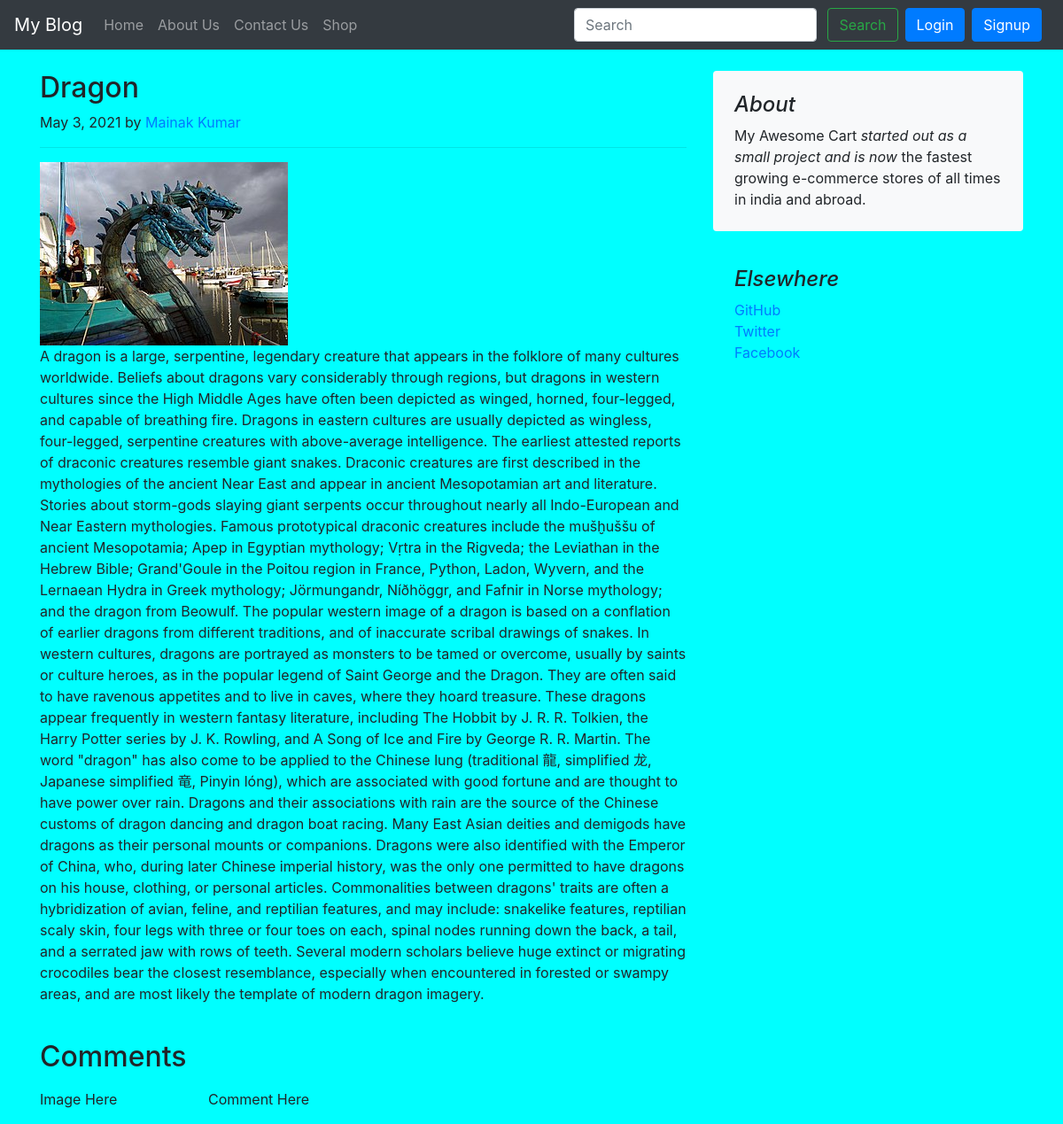
Page /blog/dragon on the committed database.
### blog/models.py (models this page shows, shortened)
class Blogpost(models.Model):
    post_id = models.AutoField(primary_key=True)
    title = models.CharField(max_length=500)
    content = models.TextField(default='')
    author = models.CharField(max_length=50, default='')
    slug = models.CharField(max_length=130, default='')
    pub_date = models.DateField(blank=True)
    thumbnail = models.ImageField(upload_to='blog/images', default='')

### blog/views.py (the view)
# urls.py: path('<str:slug>', views.blogpost, name="blogHome"),
def blogpost(request, slug):
    return get_blogpost_page(request, slug)

### blog/functions/blogpage_functions.py (called while the page is built)
def get_blogpost_page(request, slug):
    post = Blogpost.objects.filter(slug=slug).first()
    comments = BlogComment.objects.filter(post=post)
    params = {'post': post, 'comments': comments}
    return render(request, 'blogpost.html', params)

### blog/templates/blogpost.html
{% extends 'basic.html' %}
{% block body %}
<div class="container">
    <div class="row mt-4">
        <div class="col-md-8 blog-main">
            <div class="blog-post">
                <h2 class="blog-post-title">{{post.title}}</h2>
                <p class="blog-post-meta">{{post.pub_date}} by <a href="/about">{{post.author}}</a></p>
                <hr>
                <img src="/media/{{post.thumbnail}}" placeholder="{{post.title}}" alt="">
                <p>{{post.content}}</p>
                <br>
            </div>
        </div>
        <aside class="col-md-4 blog-sidebar">
            <div class="p-4 mb-3 bg-light rounded">
                <h4 class="font-italic">About</h4>
                <p class="mb-0">My Awesome Cart <em>started out as a small project and is now</em> the fastest growing e-commerce stores of all times in india and abroad.</p>
            </div>
            <div class="p-4">
                <h4 class="font-italic">Elsewhere</h4>
                <ol class="list-unstyled">
                    <li><a href="#">GitHub</a></li>
                    <li><a href="#">Twitter</a></li>
                    <li><a href="#">Facebook</a></li>
                </ol>
            </div>
        </aside>
    </div>
</div>
<div class="container">
    <h2>Comments</h2>
    <div class="row my-3">
        <div class="col-md-2">Image Here</div>
        <div class="col-md-10">Comment Here</div>
    </div>
</div>
{% endblock %}

### rows in the picture
Blogpost: title "Dragon", pub_date "May 3, 2021", author "Mainak Kumar", thumbnail (picture), content "A dragon is a large, serpentine, legendary creature that appears in the folklore of many cultures worldwide. Beliefs about dragons vary considerably through regions, but dragons in western cultures since the High Middle Ages have often been depicted as winged, horned, four-legged, and capable of breathing fire. Dragons in eastern cultures are usually depicted as wingless, four-legged, serpentine creatures with above-average intelligence. The earliest attested reports of draconic creatures resemble giant snakes. Draconic creatures are first described in the mythologies of the ancient Near East and appear in ancient Mesopotamian art and literature. Stories about storm-gods slaying giant…"
